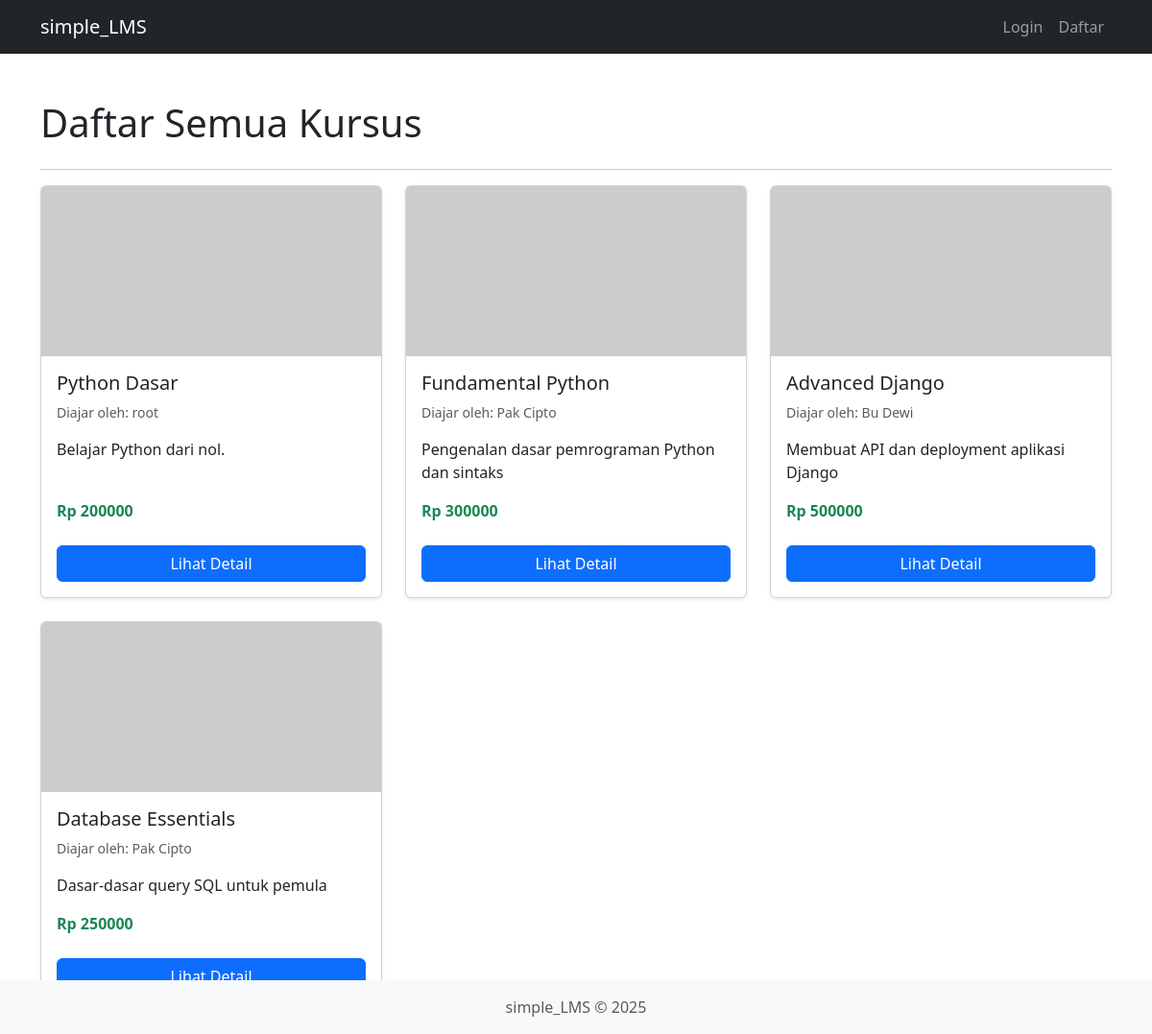
Page /courses/ on the committed database.
### courses/models.py (models this page shows, shortened)
class Course(models.Model):
    name = models.CharField(max_length=200)
    description = models.TextField()
    price = models.IntegerField()
    image = models.CharField(max_length=200, blank=True, null=True)
    teacher = models.ForeignKey(
        settings.AUTH_USER_MODEL,
        on_delete=models.SET_NULL, # Jaga data course jika guru dihapus
        related_name='taught_courses',
        null=True
    )

### users/models.py (models this page shows, shortened)
class User(AbstractUser):
    fullname = models.CharField(max_length=100, blank=True, null=True)
    first_name = None
    last_name = None

### courses/views.py (the view)
# urls.py: path('', views.course_list, name='course_list'),
def course_list(request):
    all_courses = Course.objects.all()
    context = {
        'title': 'Daftar Semua Kursus',
        'courses': all_courses
    }
    return render(request, 'courses/course_list.html', context)

### courses/templates/courses/course_list.html (shortened to what this page needs)
{% extends 'base.html' %}
{% block content %}
<div class="container mt-5">
    <h1 class="mb-4">{{ title }}</h1>
    <hr>
    <div class="row">
        {% if courses %}
            {% for course in courses %}
            <div class="col-md-4 mb-4">
                <div class="card shadow-sm h-100">
                    <img src="https://via.placeholder.com/400x200?text=Kursus" class="card-img-top" alt="Gambar Kursus">
                    <div class="card-body d-flex flex-column">
                        <h5 class="card-title">{{ course.name }}</h5>
                        <p class="card-text text-muted small">Diajar oleh: {{ course.teacher.fullname|default:course.teacher.username }}</p>
                        <p class="card-text">{{ course.description|truncatechars:100 }}</p>
                        <p class="mt-auto">
                            <span class="fw-bold text-success">Rp {{ course.price|floatformat:0 }}</span>
                        </p>
                        <a href="#" class="btn btn-primary mt-2">Lihat Detail</a>
                    </div>
                </div>
            </div>
            {% endfor %}
        {% else %}
            <div class="col-12">
                <p class="alert alert-warning">Saat ini belum ada kursus yang tersedia.</p>
            </div>
        {% endif %}
    </div>
</div>
{% endblock content %}

### rows in the picture
Course: name "Python Dasar", teacher.fullname "root", description "Belajar Python dari nol.", price "200000"
Course: name "Fundamental Python", teacher.fullname "Pak Cipto", description "Pengenalan dasar pemrograman Python dan sintaks", price "300000"
Course: name "Advanced Django", teacher.fullname "Bu Dewi", description "Membuat API dan deployment aplikasi Django", price "500000"
Course: name "Database Essentials", teacher.fullname "Pak Cipto", description "Dasar-dasar query SQL untuk pemula", price "250000"

### other values in the picture
{{ title }} "Daftar Semua Kursus"
